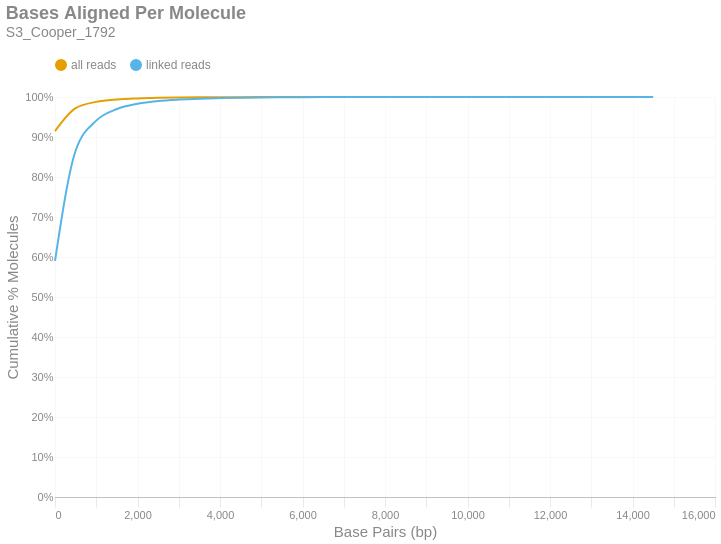

Notebook cell for this chart:
### Markdown cell above
### Bases Aligned Per Molecule
This is a cumulative frequency distribution showing the number of base pairs aligned per unique molecule. These data are shown in 500 bp bins. There are two distributions: one with `all reads` (yellow) and another with only `linked reads` (blue). The percent of molecules in the `linked reads` distribution is relative to the total number of linked molecules.

### Code cell
if SKIPLR:
    print_html(f"Skipped")
else:
    binned_df = consolidated_hist(valids['aligned_bp'], mask, 500, True)
    with SafeRender(binned_df):
        (
            density_plot(binned_df, 'Bases Aligned Per Molecule', samplename, 'basesper')
            .encode(
                x=alt.X('bin:Q', title="Base Pairs (bp)").axis(tickMinStep=500).scale(padding=0),
                y=alt.Y('value:Q', title='Cumulative % Molecules')
                    .axis(format='%')
                    .scale(domain = [0,1])
                    .stack(False),
                color=alt.Color("key:N").scale(domain = ["all reads", "linked reads"]),
                tooltip = [
                    alt.Tooltip("key:N", title = "Data Type"),
                    alt.Tooltip("range_label:N", title="Bases Aligned Per Molecule"),
                    alt.Tooltip("value:Q", format = ".2%", title="% Molecules (Cum.)")
                ]
            )
        ).display()

### Figure 1 — Vega-Lite specification as saved in the notebook (floating-point values rounded to 4 significant figures)
{"width": "container", "height": 400, "config": {"title": {"anchor": "start", "dy": -15, "fontSize": 18, "color": "#888888", "subtitleColor": "#888888", "subtitleFontSize": 14}, "arc": {"fill": "#0072B2"}, "axis": {"domainColor": "#888888", "domainWidth": 0.5, "gridWidth": 0.2, "grid": false, "titleFontWeight": 400, "titleFontSize": 15, "labelFontSize": 11, "labelColor": "#888888", "tickColor": "#888888", "tickWidth": 0.2, "titleColor": "#888888"}, "axisBand": {"grid": false}, "axisX": {"grid": true, "tickSize": 10, "domainCap": "round"}, "axisY": {"domain": false, "grid": true, "tickSize": 0, "domainCap": "round"}, "background": "transparent", "header": {"labelFontSize": 15, "labelColor": "#888888", "titleFontSize": 15, "titleFontWeight": 600, "titleColor": "#888888"}, "legend": {"labelFont": "sans-serif", "labelFontSize": 12, "labelColor": "#888888", "symbolSize": 100, "symbolType": "circle", "titleFontSize": 12, "titlePadding": 10, "titleColor": "#888888", "title": null, "orient": "top"}, "range": {"category": ["#E69F00", "#56B4E9", "#009E73", "#F0E442", "#0072B2", "#D55E00", "#CC79A7", "#000000"], "diverging": ["#cfe8f3", "#a2d4ec", "#73bfe2", "#46abdb", "#1696d2", "#12719e"]}, "area": {"fill": "#0072B2", "fillOpacity": 0.7, "line": true, "strokeOpacity": 0.7}, "line": {"color": "#0072B2", "stroke": "#0072B2", "strokeWidth": 2}, "trail": {"color": "#0072B2", "stroke": "#0072B2", "strokeWidth": 0, "size": 1}, "point": {"filled": true, "fillOpacity": 1.0, "size": 95}, "text": {"color": "#888888", "fontSize": 11, "align": "right", "fontWeight": 400, "size": 11}, "bar": {"fill": "#0072B2", "stroke": null}, "view": {"stroke": null, "continuousWidth": 660, "continuousHeight": 400}}, "data": {"name": "data-cd907740ffc83d9b30bf369b3b6a455c"}, "mark": {"type": "line", "interpolate": "monotone", "point": {"opacity": 0, "size": 275}}, "encoding": {"color": {"field": "key", "scale": {"domain": ["all reads", "linked reads"]}, "type": "nominal"}, "tooltip": [{"field": "key", "title": "Data Type", "type": "nominal"}, {"field": "range_label", "title": "Bases Aligned Per Molecule", "type": "nominal"}, {"field": "value", "format": ".2%", "title": "% Molecules (Cum.)", "type": "quantitative"}], "x": {"axis": {"tickMinStep": 500}, "field": "bin", "scale": {"padding": 0}, "title": "Base Pairs (bp)", "type": "quantitative"}, "y": {"axis": {"format": "%"}, "field": "value", "scale": {"domain": [0, 1]}, "stack": false, "title": "Cumulative % Molecules", "type": "quantitative"}}, "params": [{"name": "param_c36ac31b6afebe62", "select": {"type": "point", "fields": ["key"]}, "bind": "legend"}], "title": {"text": "Bases Aligned Per Molecule", "subtitle": "S3_Cooper_1792"}, "transform": [{"fold": ["all reads (cumsum)", "linked reads (cumsum)"]}, {"calculate": "replace(datum.key, ' (cumsum)', '')", "as": "key"}, {"filter": {"param": "param_c36ac31b6afebe62"}}], "usermeta": {"embedOptions": {"downloadFileName": "S3_Cooper_1792.basesper"}}, "$schema": "https://vega.github.io/schema/vega-lite/v6.1.0.json", "datasets": {"data-cd907740ffc83d9b30bf369b3b6a455c": [{"bin": "0.0", "interval": "0.0-500.0", "all reads": 0.9148, "linked reads": 0.5901, "all reads (cumsum)": 0.9148, "linked reads (cumsum)": 0.5901, "range_label": "0-499"}, {"bin": "500.0", "interval": "500.0-1000.0", "all reads": 0.05736, "linked reads": 0.2756, "all reads (cumsum)": 0.9722, "linked reads (cumsum)": 0.8657, "range_label": "500-999"}, {"bin": "1000.0", "interval": "1000.0-1500.0", "all reads": 0.01558, "linked reads": 0.07524, "all reads (cumsum)": 0.9878, "linked reads (cumsum)": 0.941, "range_label": "1000-1499"}, {"bin": "1500.0", "interval": "1500.0-2000.0", "all reads": 0.005986, "linked reads": 0.02894, "all reads (cumsum)": 0.9938, "linked reads (cumsum)": 0.9699, "range_label": "1500-1999"}, {"bin": "2000.0", "interval": "2000.0-2500.0", "all reads": 0.002689, "linked reads": 0.013, "all reads (cumsum)": 0.9965, "linked reads (cumsum)": 0.9829, "range_label": "2000-2499"}, {"bin": "2500.0", "interval": "2500.0-3000.0", "all reads": 0.001433, "linked reads": 0.006928, "all reads (cumsum)": 0.9979, "linked reads (cumsum)": 0.9898, "range_label": "2500-2999"}, {"bin": "3000.0", "interval": "3000.0-3500.0", "all reads": 0.0007658, "linked reads": 0.003702, "all reads (cumsum)": 0.9987, "linked reads (cumsum)": 0.9935, "range_label": "3000-3499"}, {"bin": "3500.0", "interval": "3500.0-4000.0", "all reads": 0.0004813, "linked reads": 0.002326, "all reads (cumsum)": 0.9991, "linked reads (cumsum)": 0.9959, "range_label": "3500-3999"}, {"bin": "4000.0", "interval": "4000.0-4500.0", "all reads": 0.0002793, "linked reads": 0.00135, "all reads (cumsum)": 0.9994, "linked reads (cumsum)": 0.9972, "range_label": "4000-4499"}, {"bin": "4500.0", "interval": "4500.0-5000.0", "all reads": 0.0002152, "linked reads": 0.00104, "all reads (cumsum)": 0.9996, "linked reads (cumsum)": 0.9983, "range_label": "4500-4999"}, {"bin": "5000.0", "interval": "5000.0-5500.0", "all reads": 0.0001265, "linked reads": 0.0006113, "all reads (cumsum)": 0.9998, "linked reads (cumsum)": 0.9989, "range_label": "5000-5499"}, {"bin": "5500.0", "interval": "5500.0-6000.0", "all reads": 7.29e-05, "linked reads": 0.0003523, "all reads (cumsum)": 0.9998, "linked reads (cumsum)": 0.9992, "range_label": "5500-5999"}, {"bin": "6000.0", "interval": "6000.0-6500.0", "all reads": 5.797e-05, "linked reads": 0.0002802, "all reads (cumsum)": 0.9999, "linked reads (cumsum)": 0.9995, "range_label": "6000-6499"}, {"bin": "6500.0", "interval": "6500.0-7000.0", "all reads": 3.952e-05, "linked reads": 0.000191, "all reads (cumsum)": 0.9999, "linked reads (cumsum)": 0.9997, "range_label": "6500-6999"}, {"bin": "7000.0", "interval": "7000.0-7500.0", "all reads": 2.371e-05, "linked reads": 0.0001146, "all reads (cumsum)": 1.0, "linked reads (cumsum)": 0.9998, "range_label": "7000-7499"}, {"bin": "7500.0", "interval": "7500.0-8000.0", "all reads": 8.783e-06, "linked reads": 4.245e-05, "all reads (cumsum)": 1.0, "linked reads (cumsum)": 0.9999, "range_label": "7500-7999"}, {"bin": "8000.0", "interval": "8000.0-8500.0", "all reads": 9.661e-06, "linked reads": 4.67e-05, "all reads (cumsum)": 1.0, "linked reads (cumsum)": 0.9999, "range_label": "8000-8499"}, {"bin": "8500.0", "interval": "8500.0-9000.0", "all reads": 6.148e-06, "linked reads": 2.972e-05, "all reads (cumsum)": 1.0, "linked reads (cumsum)": 0.9999, "range_label": "8500-8999"}, {"bin": "9000.0", "interval": "9000.0-9500.0", "all reads": 5.27e-06, "linked reads": 2.547e-05, "all reads (cumsum)": 1.0, "linked reads (cumsum)": 1.0, "range_label": "9000-9499"}, {"bin": "9500.0", "interval": "9500.0-10000.0", "all reads": 2.635e-06, "linked reads": 1.274e-05, "all reads (cumsum)": 1.0, "linked reads (cumsum)": 1.0, "range_label": "9500-9999"}, {"bin": "10000.0", "interval": "10000.0-10500.0", "all reads": 3.513e-06, "linked reads": 1.698e-05, "all reads (cumsum)": 1.0, "linked reads (cumsum)": 1.0, "range_label": "10000-10499"}, {"bin": "10500.0", "interval": "10500.0-11000.0", "all reads": 0.0, "linked reads": 0.0, "all reads (cumsum)": 1.0, "linked reads (cumsum)": 1.0, "range_label": "10500-10999"}, {"bin": "11000.0", "interval": "11000.0-11500.0", "all reads": 1.757e-06, "linked reads": 8.49e-06, "all reads (cumsum)": 1.0, "linked reads (cumsum)": 1.0, "range_label": "11000-11499"}, {"bin": "11500.0", "interval": "11500.0-12000.0", "all reads": 0.0, "linked reads": 0.0, "all reads (cumsum)": 1.0, "linked reads (cumsum)": 1.0, "range_label": "11500-11999"}, {"bin": "12000.0", "interval": "12000.0-12500.0", "all reads": 0.0, "linked reads": 0.0, "all reads (cumsum)": 1.0, "linked reads (cumsum)": 1.0, "range_label": "12000-12499"}, {"bin": "12500.0", "interval": "12500.0-13000.0", "all reads": 0.0, "linked reads": 0.0, "all reads (cumsum)": 1.0, "linked reads (cumsum)": 1.0, "range_label": "12500-12999"}, {"bin": "13000.0", "interval": "13000.0-13500.0", "all reads": 8.783e-07, "linked reads": 4.245e-06, "all reads (cumsum)": 1.0, "linked reads (cumsum)": 1.0, "range_label": "13000-13499"}, {"bin": "13500.0", "interval": "13500.0-14000.0", "all reads": 0.0, "linked reads": 0.0, "all reads (cumsum)": 1.0, "linked reads (cumsum)": 1.0, "range_label": "13500-13999"}, {"bin": "14000.0", "interval": "14000.0-14500.0", "all reads": 0.0, "linked reads": 0.0, "all reads (cumsum)": 1.0, "linked reads (cumsum)": 1.0, "range_label": "14000-14499"}, {"bin": "14500.0", "interval": "14500.0-15000.0", "all reads": 8.783e-07, "linked reads": 4.245e-06, "all reads (cumsum)": 1.0, "linked reads (cumsum)": 1.0, "range_label": "14500-14999"}]}}
